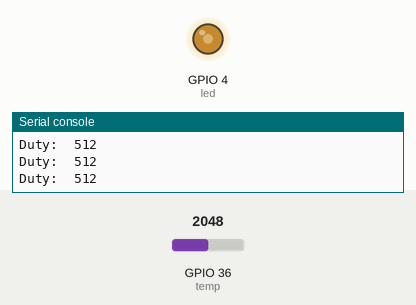
Simulated run of this program. Board: ESP32 board running MicroPython. On the bench: output pins drawn as LEDs (lit = HIGH), the last lines printed to the serial console. The inputs (shaded band) are chosen by the test bench; at power-on: GPIO 36 (temp) = 2048 (analog values on the 0–4095 scale).

Above: at 1.2 s.
1.3 s: GPIO 36 (temp) set to 2866
At 2.4 s:
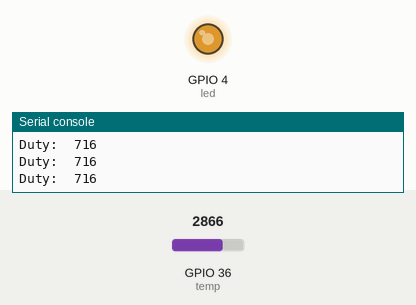
2.8 s: GPIO 36 (temp) set to 3603
At 3.7 s:
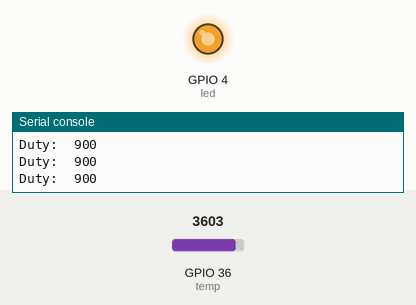
4.3 s: GPIO 36 (temp) set to 491
At 5.0 s:
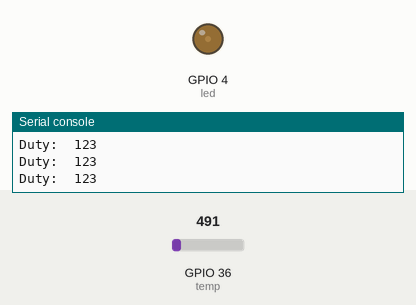
5.8 s: GPIO 36 (temp) set to 0
At 6.3 s:
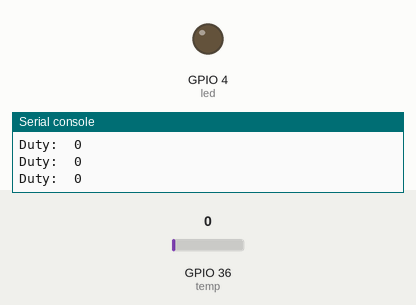
Timing chart, 0 to 8.3 s (numbered marks = the images above; inputs shaded):
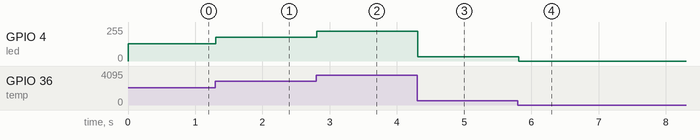

The program:

temp_med_led_kode.py
```python
# importere Pin, ADC and PWM klasserne
from machine import Pin, ADC, PWM
# Importere sleep klassen fra time modulet
from time import sleep
led = PWM(Pin(4), 5000)
# Instantiere ADC objekt kaldet potentiometer
temp = ADC(Pin(36))
temp.width(ADC.WIDTH_10BIT)
temp.atten(ADC.ATTN_11DB)
while True:
    temp_val = temp.read()
    # Gemmer analog pin værdi i variabel
    # Sætter duty cycle value til potentiometer value
    led.duty(temp_val)
    print("Duty: ", led.duty())
    sleep(0.1)
```

Measured:
- after the input at 1.3 s, GPIO 4 (led): 128/255 → 178/255 at once
- after the input at 2.8 s, GPIO 4 (led): 178/255 → 224/255 at once
- after the input at 4.3 s, GPIO 4 (led): 224/255 → 31/255 at once
- after the input at 5.8 s, GPIO 4 (led): 31/255 → 0/255 at once
